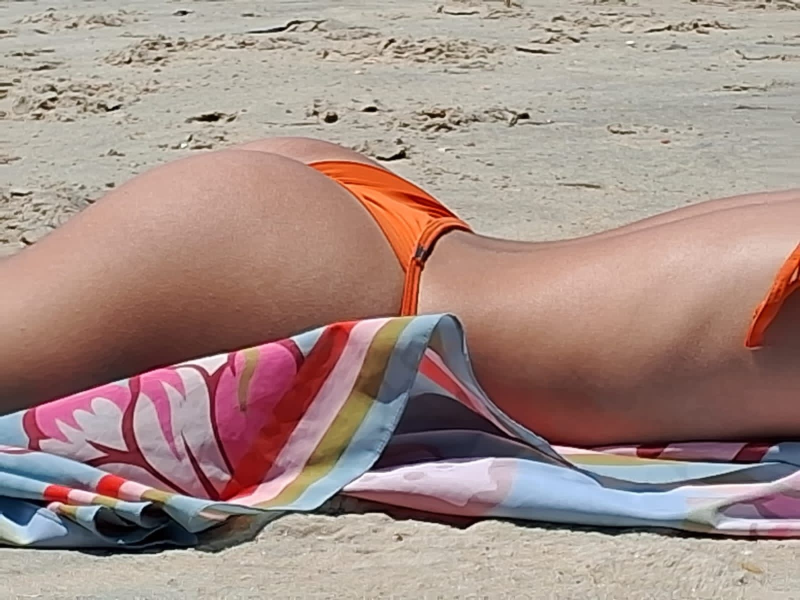
#> input picture imagens/baby_2.jpg, 1600 x 1200 px, given in place of the camera (shown at 1/2 size)
$ jupyter execute PDI_opencv.ipynb   (text cells are left out)
#> lines starting #> are read from the running program, lines starting #| are printed output that depends on the picture; after the words box and inside, x2 and y2 are one past the last pixel; in counts of white or black regions, pixels touching at a corner belong together
[cell 1]
# Importando bibliotecas
from matplotlib import pyplot as plt
import cv2 as cv
import numpy as np

[cell 2]
flags = [i for i in dir(cv) if i.startswith( 'COLOR_' )]
print( flags )

[cell 3]
cor = 4 # 1 = azul, 2 = vermelho, 3 = verde, 4 = branco

cap = cv.VideoCapture(0)

while(1):
    # Quado por quadro
    _, quadro = cap .read()
#> quadro is the input picture: shape (1200, 1600, 3); mean B, G, R 134.6, 141.9, 165.1

    # Converter BGR para HSV
    hsv = cv.cvtColor(quadro, cv.COLOR_BGR2HSV)
#> hsv: shape (1200, 1600, 3); mean H, S, V 42, 64.1, 167.9

    if cor == 1:
        # Definirintervalo de azul em HSV
        azul_baixo = np.array([110,50,50])
        azul_alto = np.array([130,255,255])

        #Threshold da imagem HSV para pegar apenas azul
        mask = cv.inRange(hsv, azul_baixo, azul_alto)
    elif cor == 2:
        # Definir intervalo de vermelho em HSV
        vermelho_baixo = np.array([0,100,100])
        vermelho_alto = np.array([10,255,255])

        # Threshold da imagem HSV para pegar apenas vermelho
        mask = cv.inRange(hsv, vermelho_baixo, vermelho_alto)
    elif cor == 3:
        # Definir intervalo de verde em HSV
        verde_baixo = np.array([50,100,100])
        verde_alto = np.array([70,255,255])

        # Threshold da imagem HSV para pegar apenas verde
        mask = cv.inRange(hsv, verde_baixo, verde_alto)
    elif cor == 4:
        # Definir intervalo de branco em HSV
        branco_baixo = np.array([0, 0, 200])
        branco_alto = np.array([180, 30, 255])

        # Threshold da imagem HSV para pegar apenas branco
        mask = cv.inRange(hsv, branco_baixo, branco_alto)
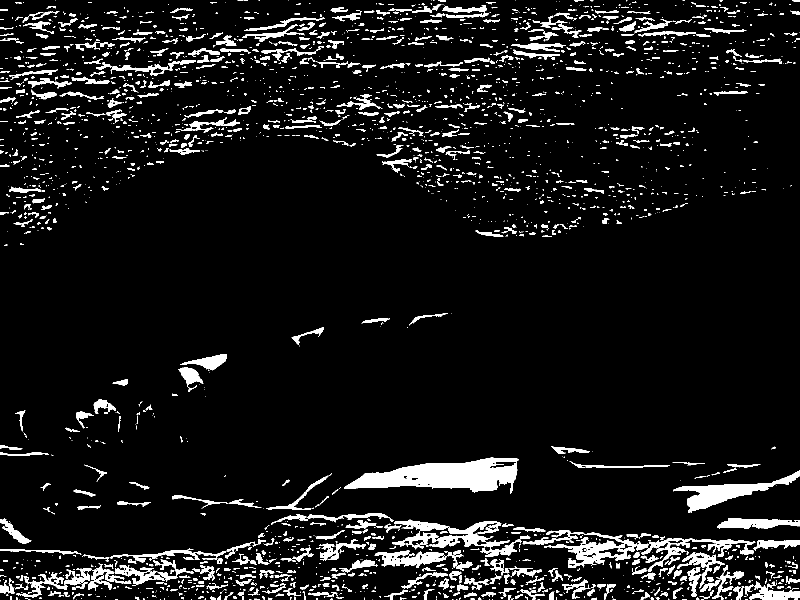
#> mask: shape (1200, 1600) (shown at 1/2 size); 7.9% white; 2561 white regions (1678 under 20 px), largest, box (x1, y1, x2, y2) and area: (688, 915, 1038, 988) 14121, (1045, 1061, 1511, 1144) 8549, (1346, 941, 1600, 1025) 5616
    else:
        print("Cor inválida. Escolha entre 1 (azul), 2 (vermelho), 3 (verde) ou 4 (branco).")
        break

    # Máscara bitwise-AND e imagem original
    res = cv.bitwise_and(quadro,quadro, mask=mask)

    cv.imshow('quadro', quadro)
    cv.imshow('mask', mask)
    cv.imshow('res', res)

    # Adicionar condição para sair do loop ao pressionar 'q'
    if cv.waitKey(5) & 0xFF == ord('q'):
#> (key q is pressed here)
        break

cv.destroyAllWindows()

[cell 4]
verde = np.uint8([[[0,255,0 ]]])
hsv_green = cv.cvtColor (verde, cv.COLOR_BGR2HSV)
print( hsv_green )

[cell 5]
img = cv.imread('imagens/baby_1.jpg')
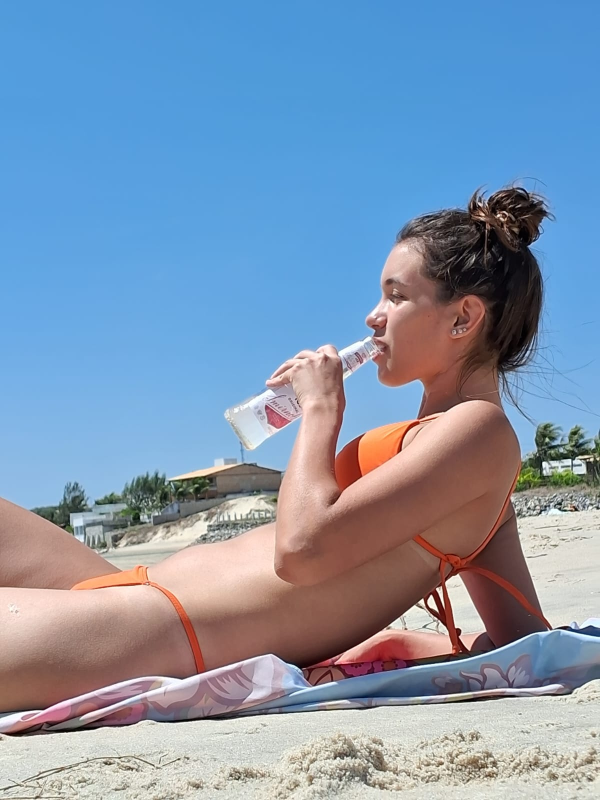
#> input picture imagens/baby_1.jpg, 1200 x 1600 px (shown at 1/2 size)
#> img is the input picture: shape (1600, 1200, 3); mean B, G, R 176.2, 150.8, 129.4
assert img is not None, "Erro ao carregar a imagem"

print( img.shape )

[cell 6]
img = cv.imread('imagens/baby_1.jpg')
assert img is not None, "Erro ao carregar a imagem"

res = cv.resize(img, None, fx=0.5, fy=0.5, interpolation = cv.INTER_LINEAR)
#> res: shape (800, 600, 3)

cv.imshow('Original', img)
cv.imshow('Resultado', res)

cv.waitKey(0) & 0xFF == ord('q')

cv.destroyAllWindows()

[cell 7]
img = cv.imread('imagens/baby_1.jpg', cv.IMREAD_GRAYSCALE)
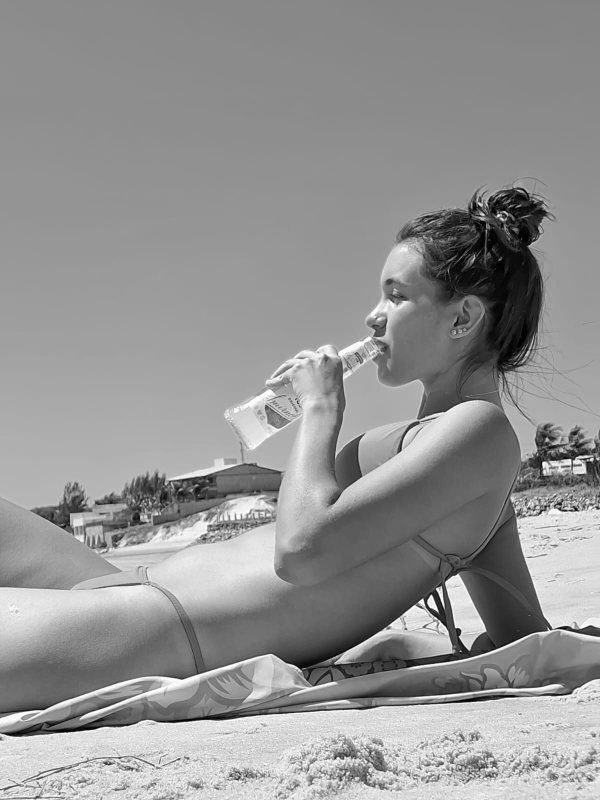
#> img: shape (1600, 1200) (shown at 1/2 size); min 0, max 255, mean 147.3
assert img is not None, "Erro ao carregar a imagem"

linhas, colunas = img.shape
#> linhas = 1600; colunas = 1200

M = np.float32([[1,0,100],[0,1,50]])
dst = cv.warpAffine(img,M,(colunas, linhas))
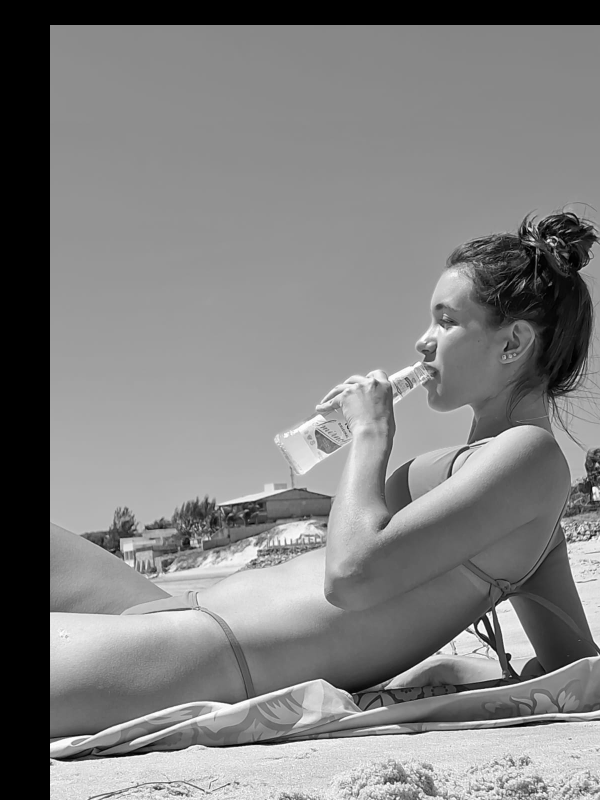
#> dst: shape (1600, 1200) (shown at 1/2 size); min 0, max 255, mean 128.1

cv.imshow('Original', img)
cv.imshow('Resultado', dst)
cv.waitKey(0) & 0xFF == ord('q')
cv.destroyAllWindows()

[cell 8]
img = cv.imread('imagens/baby_1.jpg', cv.IMREAD_GRAYSCALE)
assert img is not None, "Erro ao carregar a imagem"
linhas, colunas = img.shape

# cols-1 e rows-1 são os limites de coordenadas.
M = cv.getRotationMatrix2D (((colunas-1)/2.0,(linhas-1)/2.0),90,1)
dst = cv.warpAffine(img, M, (colunas, linhas))
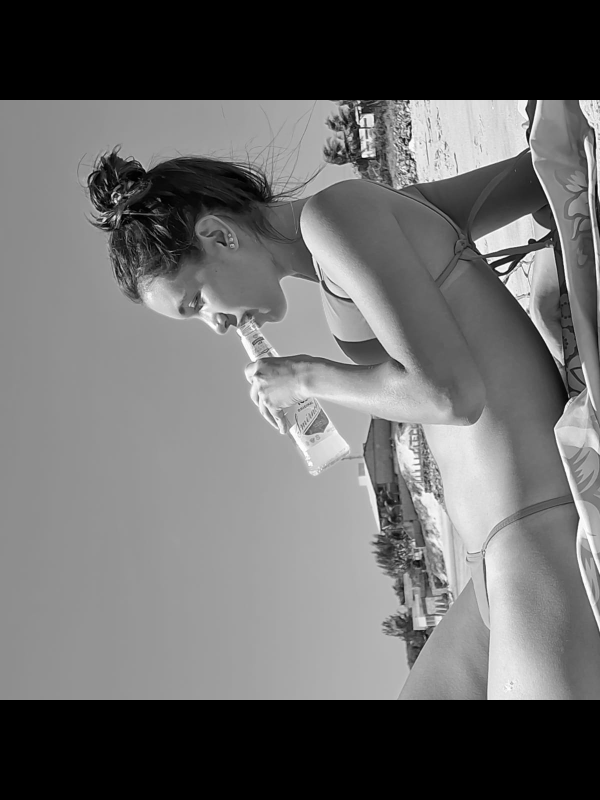
#> dst: shape (1600, 1200) (shown at 1/2 size); min 0, max 255, mean 106.2

cv.imshow('Original', img)
cv.imshow('Resultado', dst)
cv.waitKey(0) & 0xFF == ord('q')
cv.destroyAllWindows()

[cell 9]
img= cv.imread('imagens/baby_1.jpg', cv.IMREAD_GRAYSCALE)
assert img is not None, "Erro ao carregar a imagem"

ret, thresh1 = cv.threshold(img, 127, 255, cv.THRESH_BINARY)
#> thresh1: shape (1600, 1200); 76.7% white; 1013 black regions (847 under 20 px), largest, box (x1, y1, x2, y2) and area: (0, 372, 1200, 1436) 336836, (0, 1277, 1200, 1474) 47319, (167, 926, 568, 1098) 25301
ret, thresh2 = cv.threshold(img, 127, 255, cv.THRESH_BINARY_INV)
ret, thresh3 = cv.threshold(img, 127, 255, cv.THRESH_TRUNC)
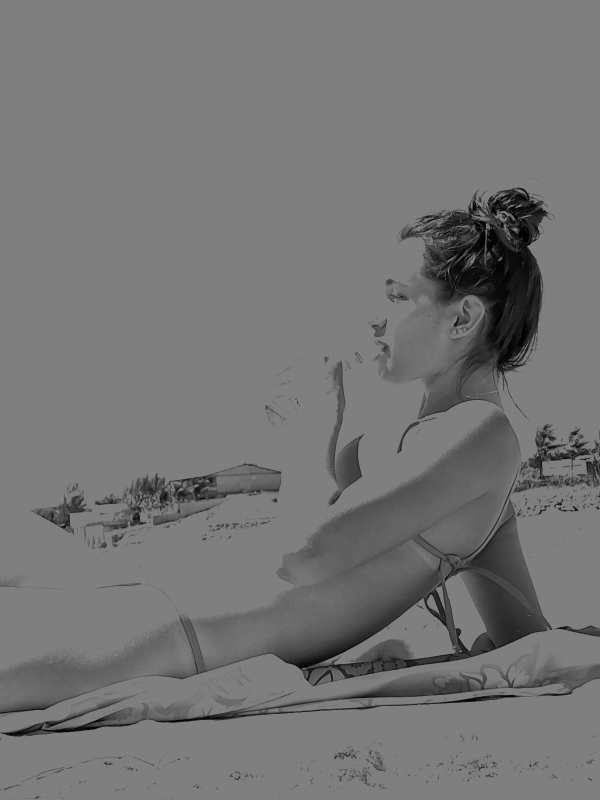
#> thresh3: shape (1600, 1200) (shown at 1/2 size); min 0, max 127, mean 117
ret, thresh4 = cv.threshold(img, 127, 255, cv.THRESH_TOZERO)
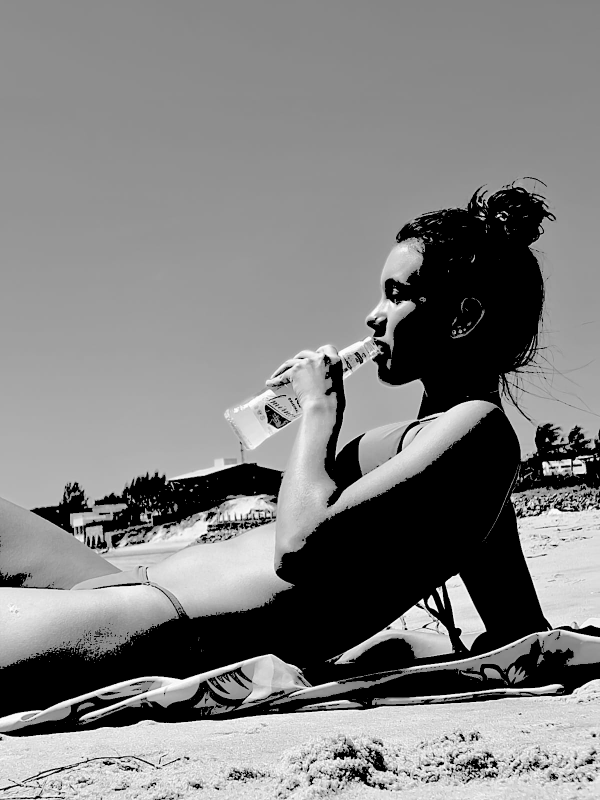
#> thresh4: shape (1600, 1200) (shown at 1/2 size); min 0, max 255, mean 127.7
ret, thresh5 = cv.threshold(img, 127, 255, cv.THRESH_TOZERO_INV)
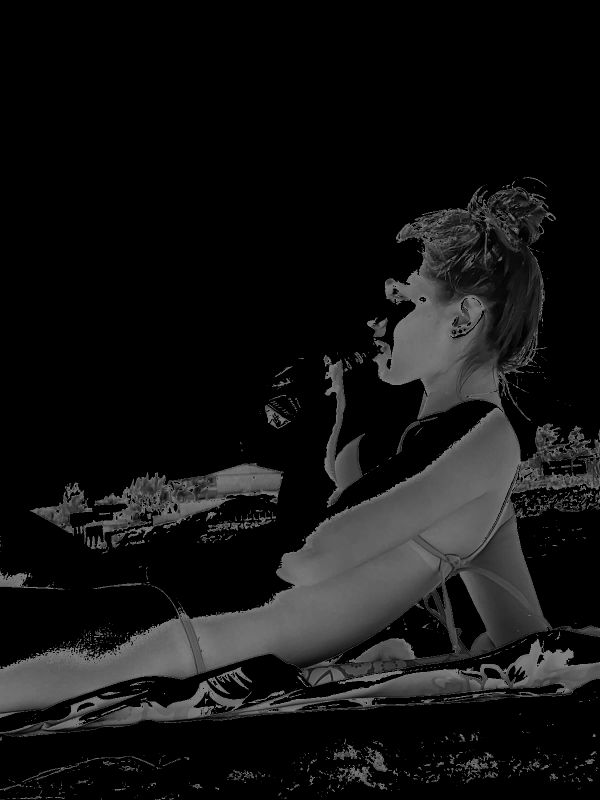
#> thresh5: shape (1600, 1200) (shown at 1/2 size); min 0, max 127, mean 19.6
ret, thresh6 = cv.threshold(img, 127, 255, cv.THRESH_OTSU)
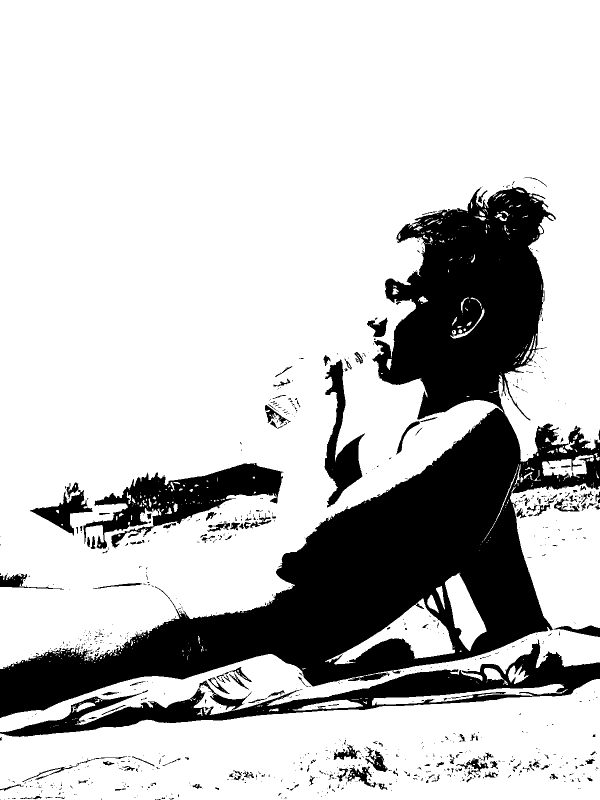
#> thresh6: shape (1600, 1200) (shown at 1/2 size); 77.3% white; 941 black regions (779 under 20 px), largest, box (x1, y1, x2, y2) and area: (0, 373, 1200, 1436) 332254, (0, 1279, 1200, 1474) 44190, (167, 926, 567, 1098) 24742
#> ret = 124

titulos = ['Original', 'BINARY', 'BINARY_INV', 'TRUNC', 'TOZERO', 'TOZERO_INV', 'OTSU']
imagens = [img, thresh1, thresh2, thresh3, thresh4, thresh5, thresh6]

for i in range(5):
    plt.subplot(2,3,i+1), plt.imshow(imagens[i], 'gray', vmin=0,vmax=255)
    plt.title(titulos[i])
    plt.xticks([]), plt.yticks([])

plt.show()
